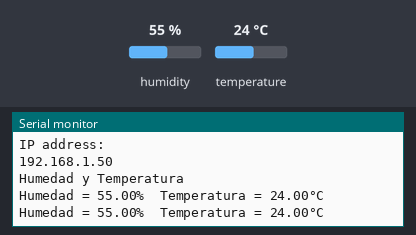
Simulated run of this sketch. Board: ESP32. On the bench: the last lines printed to the serial monitor. The test bench sets the inputs (shaded band); at power-on: humidity 55 %, temperature 24 °C. WiFi joins after 1.5 s; servers stay silent unless stated; uploads are accepted with an empty reply.

Above: at 3.4 s.
3.5 s: humidity set to 22 %
At 6.7 s:
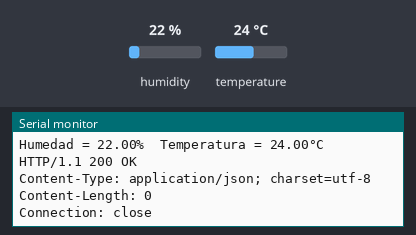
7.1 s: temperature set to 12 °C
At 8.2 s:
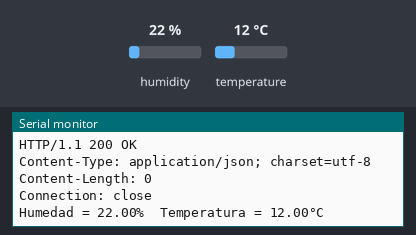
10.5 s: humidity set to 40 %
At 13.4 s:
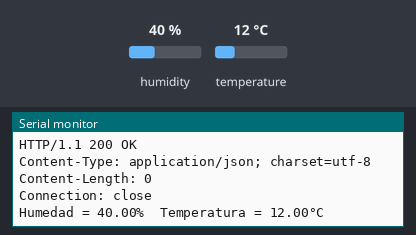
Timing chart, 0 to 14.9 s (numbered marks = the images above; inputs shaded):
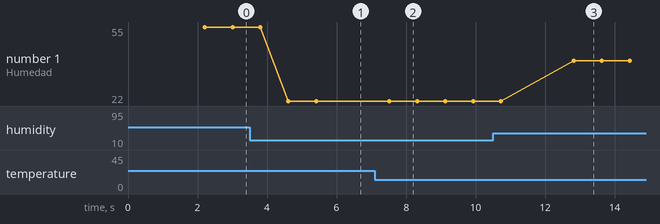

Measured:
- after the input at 3.5 s, the serial monitor: prints a new line after 1.1 s (image 1)
- after the input at 7.1 s, the serial monitor: prints a new line after 0.42 s (image 2)
- after the input at 10.5 s, the serial monitor: prints a new line after 2.3 s (image 3)
- plotted number 1: 55 → 22 after the input at 3.5 s, 22 → 40 after the input at 10.5 s

The sketch:

ESP32_DHT.ino
```cpp
#include <WiFi.h>
#include <HTTPClient.h>
const char* ssid     = "realme Pro10";      // SSID ชื่อWIFI
const char* password = "480203548";      // PasswordWIFI
const char* host = "192.168.1.62";  // IP serveur
const int   port = 80;            // Port serveur
const int   watchdog = 5000;        // Fréquence du watchdog - Watchdog frequency
unsigned long previousMillis = millis();


#include "DHT.h"        // including the library of DHT11 temperature and humidity sensor
#define DHTTYPE DHT22   // DHT 22

#define dht_dpin 0
DHT dht(dht_dpin, DHTTYPE);
void setup(void)
{
  WiFi.begin(ssid, password);
  while (WiFi.status() != WL_CONNECTED) {
    delay(500);
    Serial.print(".");
  }

  Serial.println("");
  Serial.println("WiFi connected");
  Serial.println("IP address: ");
  Serial.println(WiFi.localIP());

  dht.begin();
  Serial.begin(9600);
  Serial.println("Humedad y Temperatura\n\n");
  delay(700);

}
void loop() {
    float h = dht.readHumidity();
    float t = dht.readTemperature();
    //int h = random(1,100);
   // int t = random(1,100);
    Serial.print("Humedad = ");
    Serial.print(h);
    Serial.print("%  ");
    Serial.print("Temperatura = ");
    Serial.print(t);
    Serial.println("°C  ");

    unsigned long currentMillis = millis();

  if ( currentMillis - previousMillis > watchdog ) {
    previousMillis = currentMillis;
    WiFiClient client;

    if (!client.connect(host, port)) {
      Serial.println("Fallo al conectar");
      return;
    }

    String url = "/TutorialESP32/lol.php?temp=";     //เปลี่ยนเป็นชื่อฟายที่ใช้
    url += t;
    url += "&hum=";
    url += h;

    // Enviamos petición al servidor
    client.print(String("GET ") + url + " HTTP/1.1\r\n" +
               "Host: " + host + "\r\n" +
               "Connection: close\r\n\r\n");
    unsigned long timeout = millis();
    while (client.available() == 0) {
      if (millis() - timeout > 5000) {
        Serial.println(">>> Client Timeout !");
        client.stop();
        return;
      }
    }

    // Leemos la respuesta del servidor
    while(client.available()){
      String line = client.readStringUntil('\r');
      Serial.print(line);
    }
  }
  delay(800);
}
```
